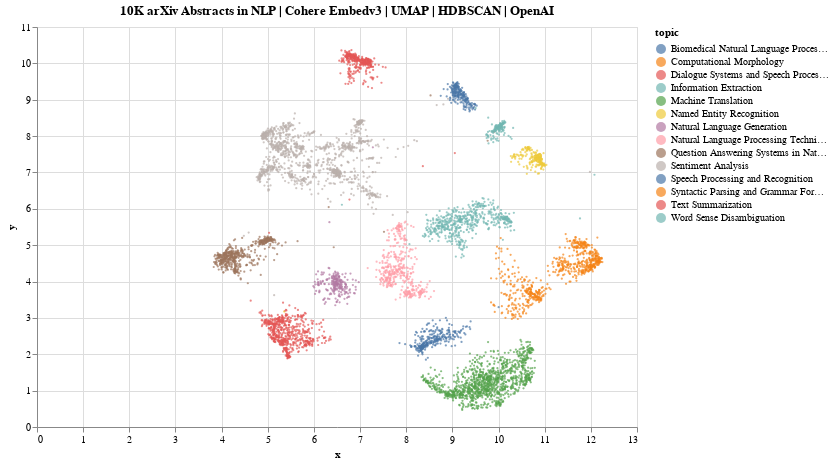

Notebook source saved alongside this figure:
### Code cell
chart = alt.Chart(df).mark_circle(size=5).encode(
    x='x',
    y='y',
    color='topic:N',
    tooltip=['title', 'topic']
).interactive().properties(
    title='10K arXiv Abstracts in NLP | Cohere Embedv3 | UMAP | HDBSCAN | OpenAI',
    width=600,
    height=400,
)
chart.display()

### Figure 1 — Vega specification as saved in the notebook (floating-point values rounded to 4 significant figures; data arrays with more than 128 entries replaced by an {"elided": "..."} marker saying what was removed)
{"$schema": "https://vega.github.io/schema/vega/v5.json", "data": [{"name": "param_1_store"}, {"name": "source_0", "values": {"elided": "6508 records"}}, {"name": "source_0_x_domain_x", "values": [{"min": 3.829, "max": 12.25}]}, {"name": "source_0_y_domain_y", "values": [{"min": 0.468, "max": 10.37}]}, {"name": "source_0_color_domain_topic", "values": [{"topic": "Dialogue Systems and Speech Processing"}, {"topic": "Syntactic Parsing and Grammar Formalisms"}, {"topic": "Computational Morphology"}, {"topic": "Word Sense Disambiguation"}, {"topic": "Natural Language Generation"}, {"topic": "Speech Processing and Recognition"}, {"topic": "Machine Translation"}, {"topic": "Question Answering Systems in Natural Language Processing"}, {"topic": "Text Summarization"}, {"topic": "Biomedical Natural Language Processing"}, {"topic": "Named Entity Recognition"}, {"topic": "Sentiment Analysis"}, {"topic": "Information Extraction"}, {"topic": "Natural Language Processing Techniques and Models"}]}], "signals": [{"name": "unit", "value": {}, "on": [{"events": "pointermove", "update": "isTuple(group()) ? group() : unit"}]}, {"name": "param_1", "update": "vlSelectionResolve(\"param_1_store\", \"union\")"}, {"name": "param_1_x", "on": [{"events": [{"source": "view", "type": "dblclick"}], "update": "null"}, {"events": {"signal": "param_1_translate_delta"}, "update": "panLinear(param_1_translate_anchor.extent_x, -param_1_translate_delta.x / width)"}, {"events": {"signal": "param_1_zoom_delta"}, "update": "zoomLinear(domain(\"x\"), param_1_zoom_anchor.x, param_1_zoom_delta)"}]}, {"name": "param_1_y", "on": [{"events": [{"source": "view", "type": "dblclick"}], "update": "null"}, {"events": {"signal": "param_1_translate_delta"}, "update": "panLinear(param_1_translate_anchor.extent_y, param_1_translate_delta.y / height)"}, {"events": {"signal": "param_1_zoom_delta"}, "update": "zoomLinear(domain(\"y\"), param_1_zoom_anchor.y, param_1_zoom_delta)"}]}, {"name": "param_1_tuple", "on": [{"events": [{"signal": "param_1_x || param_1_y"}], "update": "param_1_x && param_1_y ? {unit: \"\", fields: param_1_tuple_fields, values: [param_1_x,param_1_y]} : null"}]}, {"name": "param_1_tuple_fields", "value": [{"field": "x", "channel": "x", "type": "R"}, {"field": "y", "channel": "y", "type": "R"}]}, {"name": "param_1_translate_anchor", "value": {}, "on": [{"events": [{"source": "scope", "type": "pointerdown"}], "update": "{x: x(unit), y: y(unit), extent_x: domain(\"x\"), extent_y: domain(\"y\")}"}]}, {"name": "param_1_translate_delta", "value": {}, "on": [{"events": [{"source": "window", "between": [{"source": "scope", "type": "pointerdown"}, {"source": "window", "type": "pointerup"}], "type": "pointermove", "consume": true}], "update": "{x: param_1_translate_anchor.x - x(unit), y: param_1_translate_anchor.y - y(unit)}"}]}, {"name": "param_1_zoom_anchor", "on": [{"events": [{"source": "scope", "consume": true, "type": "wheel"}], "update": "{x: invert(\"x\", x(unit)), y: invert(\"y\", y(unit))}"}]}, {"name": "param_1_zoom_delta", "on": [{"events": [{"source": "scope", "consume": true, "type": "wheel"}], "update": "pow(1.001, event.deltaY * pow(16, event.deltaMode))", "force": true}]}, {"name": "param_1_modify", "on": [{"events": {"signal": "param_1_tuple"}, "update": "modify(\"param_1_store\", param_1_tuple, true)"}]}], "marks": [{"type": "symbol", "name": "marks", "from": {"data": "source_0"}, "encode": {"update": {"fill": {"field": "topic", "scale": "color"}, "x": {"field": "x", "scale": "x"}, "y": {"field": "y", "scale": "y"}, "size": {"value": 5}, "opacity": {"value": 0.7}, "shape": {"value": "circle"}, "tooltip": {"signal": "{\"title\": isValid(datum[\"title\"]) ? datum[\"title\"] : \"\"+datum[\"title\"], \"topic\": isValid(datum[\"topic\"]) ? datum[\"topic\"] : \"\"+datum[\"topic\"]}"}}}, "style": ["circle"], "interactive": true, "clip": true}], "scales": [{"name": "x", "type": "linear", "domain": [{"signal": "(data(\"source_0_x_domain_x\")[0] || {}).min"}, {"signal": "(data(\"source_0_x_domain_x\")[0] || {}).max"}], "range": [0, {"signal": "width"}], "nice": true, "domainRaw": {"signal": "param_1[\"x\"]"}, "zero": true}, {"name": "y", "type": "linear", "domain": [{"signal": "(data(\"source_0_y_domain_y\")[0] || {}).min"}, {"signal": "(data(\"source_0_y_domain_y\")[0] || {}).max"}], "range": [{"signal": "height"}, 0], "domainRaw": {"signal": "param_1[\"y\"]"}, "zero": true, "nice": true}, {"name": "color", "type": "ordinal", "domain": {"data": "source_0_color_domain_topic", "field": "topic", "sort": true}, "range": "category"}], "axes": [{"scale": "x", "zindex": 0, "orient": "bottom", "maxExtent": 0, "tickCount": {"signal": "ceil(width/40)"}, "labels": false, "minExtent": 0, "ticks": false, "gridScale": "y", "aria": false, "grid": true, "domain": false}, {"scale": "y", "labels": false, "grid": true, "tickCount": {"signal": "ceil(height/40)"}, "ticks": false, "minExtent": 0, "domain": false, "aria": false, "gridScale": "x", "maxExtent": 0, "zindex": 0, "orient": "left"}, {"scale": "x", "grid": false, "labelOverlap": true, "tickCount": {"signal": "ceil(width/40)"}, "title": "x", "labelFlush": true, "zindex": 0, "orient": "bottom"}, {"scale": "y", "zindex": 0, "orient": "left", "tickCount": {"signal": "ceil(height/40)"}, "grid": false, "title": "y", "labelOverlap": true}], "title": {"text": "10K arXiv Abstracts in NLP | Cohere Embedv3 | UMAP | HDBSCAN | OpenAI", "frame": "group"}, "height": 400, "legends": [{"fill": "color", "symbolType": "circle", "title": "topic", "encode": {"symbols": {"update": {"opacity": {"value": 0.7}}}}}], "padding": 5, "style": "cell", "width": 600, "background": "white"}
